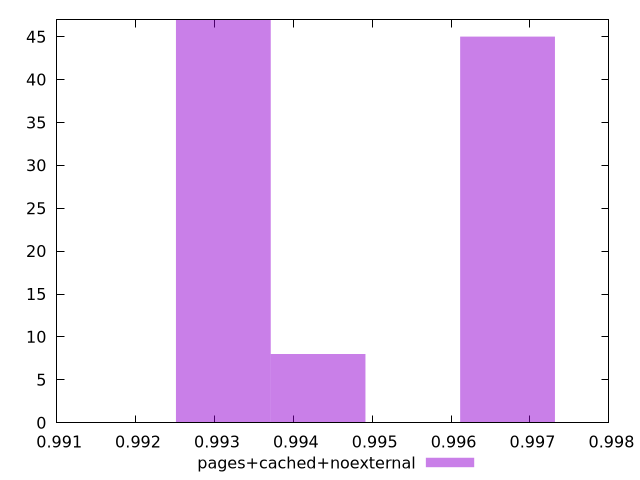

This figure's gnuplot source:
$_pagesCachedNoexternal <<EOF
0.9931131549665352 47
0.994314017306277 8
0.9967157419857609 45
EOF
set key outside below
set terminal pngcairo
set output "report_00005_2020-11-02T22-26-11.212Z/interactive/pages+cached+noexternal//hist.png"
set yrange [0:47]
set boxwidth 0.0012008623397418805
set style fill transparent solid 0.5 noborder
plot $_pagesCachedNoexternal title "pages+cached+noexternal" with boxes ,
